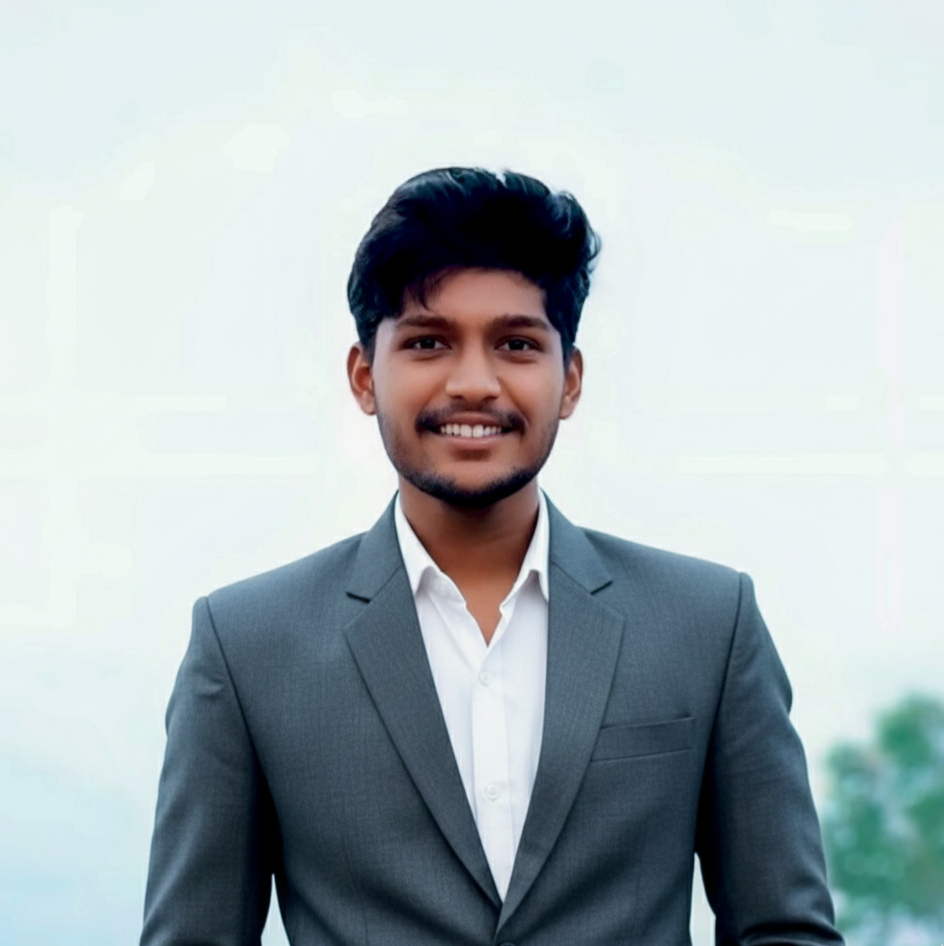
#> input picture photo.png, 944 x 946 px
$ python build_banner.py
#> lines starting #> are read from the running program, lines starting #| are printed output that depends on the picture; after the words box and inside, x2 and y2 are one past the last pixel; in counts of white or black regions, pixels touching at a corner belong together
import os
import math
import numpy as np
from PIL import Image, ImageEnhance, ImageFilter, ImageOps, ImageDraw
from scipy.ndimage import binary_fill_holes, binary_closing
from scipy.optimize import linear_sum_assignment

# --- Configuration & Dimensions ---
SVG_W, SVG_H = 1180, 610
PORTRAIT_GRID_W, PORTRAIT_GRID_H = 300, 340

# Position portrait frame inside left panel:
X_OFFSET = 70
Y_OFFSET = 142
SCALE = 1.06

# Color Palettes
PALETTE = {
    'dark': {
        'bg': '#0A101F',
        'card_bg': '#111A2E',
        'card_border': '#1E293B',
        'portrait_dot': '#A78BFA',
        'chrome': '#22D3EE',
        'accent': '#10B981',
        'live_red': '#EF4444',
        'text_header': '#F8FAFC',
        'text_label': '#94A3B8',
        'text_value': '#E2E8F0',
        'dotted_leader': '#334155',
        'pill_bg': 'rgba(34, 211, 238, 0.12)',
        'pill_border': 'rgba(34, 211, 238, 0.4)',
        'pill_text': '#22D3EE',
        'mail_bg': 'rgba(34, 211, 238, 0.10)',
        'mail_border': 'rgba(34, 211, 238, 0.45)',
        'mail_text': '#22D3EE'
    },
    'light': {
        'bg': '#F8FAFC',
        'card_bg': '#FFFFFF',
        'card_border': '#E2E8F0',
        'portrait_dot': '#7C3AED',
        'chrome': '#0891B2',
        'accent': '#10B981',
        'live_red': '#EF4444',
        'text_header': '#0F172A',
        'text_label': '#64748B',
        'text_value': '#1E293B',
        'dotted_leader': '#CBD5E1',
        'pill_bg': 'rgba(8, 145, 178, 0.1)',
        'pill_border': 'rgba(8, 145, 178, 0.3)',
        'pill_text': '#0891B2',
        'mail_bg': 'rgba(8, 145, 178, 0.08)',
        'mail_border': 'rgba(8, 145, 178, 0.35)',
        'mail_text': '#0891B2'
    }
}

# --- 1. Image Processing & Dithering ---
def process_portrait(mode='dark'):
#> called with mode = 'dark'
    img = Image.open('photo.png').convert('RGB')
    img_resized = img.resize((PORTRAIT_GRID_W, PORTRAIT_GRID_H), Image.Resampling.LANCZOS)
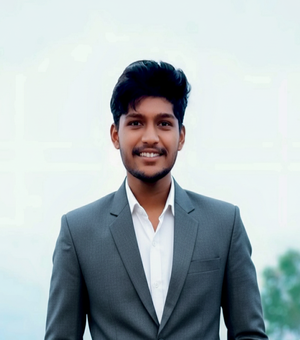
#> img_resized: PIL image 300x340 RGB; mean R, G, B 171.9, 183, 186
    img_np = np.array(img_resized)

    bg_sample = np.mean(img_np[:25, :25, :3], axis=(0,1))
#> bg_sample = [228, 240.1, 240.8]
    dist = np.linalg.norm(img_np[:, :, :3].astype(float) - bg_sample, axis=2)

    mask = dist > 30.0
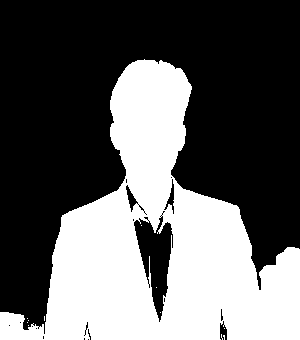
#> mask: shape (340, 300) bool; 38.1% white; 12 white regions (11 under 20 px), largest, box (x1, y1, x2, y2) and area: (0, 59, 300, 340) 38869

    # Clip out background bushes in bottom corners
    Y, X = np.ogrid[:PORTRAIT_GRID_H, :PORTRAIT_GRID_W]
    bush_left = (Y > 240) & (X < 50)
    bush_right = (Y > 230) & (X > 250)
    mask[bush_left] = False
    mask[bush_right] = False
#> mask: shape (340, 300) bool; 33.2% white; 7 white regions (6 under 20 px), largest, box (x1, y1, x2, y2) and area: (50, 59, 251, 340) 33821

    mask = binary_closing(mask, structure=np.ones((5,5)))
#> mask: shape (340, 300) bool; 33.2% white; 1 white region, box (x1, y1, x2, y2) and area: (50, 59, 251, 338) 33909
    mask = binary_fill_holes(mask)
#> mask: shape (340, 300) bool; 35.2% white; 1 white region, box (x1, y1, x2, y2) and area: (50, 59, 251, 338) 35940

    gray = img_resized.convert('L')
    gray = ImageEnhance.Contrast(gray).enhance(1.3)
    gray = ImageOps.autocontrast(gray, cutoff=1)
    gray = gray.filter(ImageFilter.UnsharpMask(radius=3, percent=140))

    gray_arr = np.array(gray, dtype=float)

    dither = gray_arr.copy()
    out_bits = np.zeros_like(dither, dtype=int)

    for y in range(PORTRAIT_GRID_H):
        if y % 2 == 0:
            for x in range(PORTRAIT_GRID_W):
                old_val = dither[y, x]
                new_val = 255 if old_val > 128 else 0
                out_bits[y, x] = new_val
                err = old_val - new_val
                if x + 1 < PORTRAIT_GRID_W:
                    dither[y, x + 1] += err * 7 / 16.0
                if y + 1 < PORTRAIT_GRID_H:
                    if x - 1 >= 0:
                        dither[y + 1, x - 1] += err * 3 / 16.0
                    dither[y + 1, x] += err * 5 / 16.0
                    if x + 1 < PORTRAIT_GRID_W:
                        dither[y + 1, x + 1] += err * 1 / 16.0
        else:
            for x in range(PORTRAIT_GRID_W - 1, -1, -1):
                old_val = dither[y, x]
                new_val = 255 if old_val > 128 else 0
                out_bits[y, x] = new_val
                err = old_val - new_val
                if x - 1 >= 0:
                    dither[y, x - 1] += err * 7 / 16.0
                if y + 1 < PORTRAIT_GRID_H:
                    if x + 1 < PORTRAIT_GRID_W:
                        dither[y + 1, x + 1] += err * 3 / 16.0
                    dither[y + 1, x] += err * 5 / 16.0
                    if x - 1 >= 0:
                        dither[y + 1, x - 1] += err * 1 / 16.0
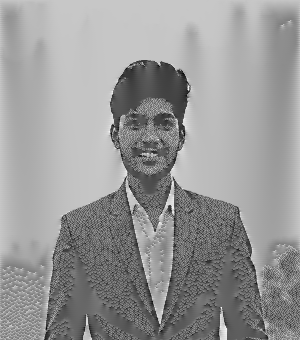
#> dither: shape (340, 300) float64; min -91.6, max 352, mean 172.4; drawn with min black and max white
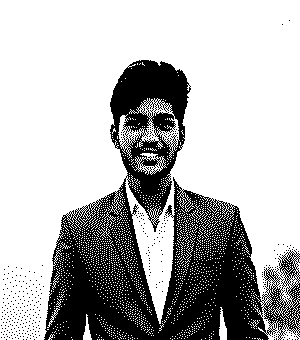
#> out_bits: shape (340, 300) int64; 70.5% white; 350 black regions (349 under 20 px), largest, box (x1, y1, x2, y2) and area: (44, 60, 300, 340) 29716

    if mode == 'dark':
        dot_mask = (out_bits == 255) & mask
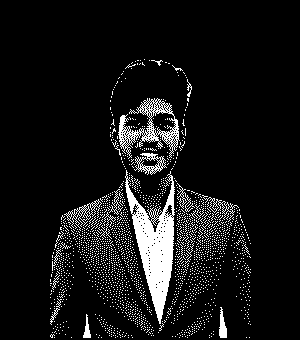
#> dot_mask: shape (340, 300) bool; 8.5% white; 2075 white regions (2057 under 20 px), largest, box (x1, y1, x2, y2) and area: (125, 170, 175, 324) 3153, (118, 98, 180, 159) 1136, (134, 153, 167, 175) 269
    else:
        dot_mask = (out_bits == 0) & mask

    ys, xs = np.where(dot_mask)
#> ys = 8719 values from 59 to 337; xs = 8719 values, max 250 at index 5211, min 50 at index 7130, mean 150
    dots = np.column_stack([xs, ys])
#> dots = 8719 pairs, first value 50 to 250, second value 59 to 337
    return dots

# --- 2. Logo Point Clouds & Optimal Transport Chain ---
def generate_logos(num_points=900):
    def make_logo(logo_type):
        img = Image.new('L', (PORTRAIT_GRID_W, PORTRAIT_GRID_H), 0)
        draw = ImageDraw.Draw(img)
        cx, cy = PORTRAIT_GRID_W // 2, PORTRAIT_GRID_H // 2

        if logo_type == "flutter":
            p1 = [(cx - 20, cy - 90), (cx + 65, cy - 90), (cx - 15, cy - 10), (cx - 100, cy - 10)]
            draw.polygon(p1, fill=255)
            p2 = [(cx - 30, cy + 10), (cx + 55, cy + 10), (cx - 25, cy + 90), (cx - 110, cy + 90)]
            draw.polygon(p2, fill=255)
        elif logo_type == "code":
            draw.line([(cx - 30, cy - 65), (cx - 95, cy), (cx - 30, cy + 65)], fill=255, width=24)
            draw.line([(cx + 25, cy - 75), (cx - 25, cy + 75)], fill=255, width=22)
            draw.line([(cx + 30, cy - 65), (cx + 95, cy), (cx + 30, cy + 65)], fill=255, width=24)
        elif logo_type == "vercel":
            pts = [(cx, cy - 95), (cx - 105, cy + 85), (cx + 105, cy + 85)]
            draw.polygon(pts, fill=255)

        arr = np.array(img)
        ys, xs = np.where(arr > 128)
        idx = np.random.choice(len(xs), size=num_points, replace=(len(xs) < num_points))
        return np.column_stack([xs[idx], ys[idx]]).astype(float)

    p1_raw = make_logo("flutter")
    p2_raw = make_logo("code")
    p3_raw = make_logo("vercel")

    return p1_raw, p2_raw, p3_raw

# --- 3. Optimized Path Run Generator ---
def dots_to_stroke_runs(dots, x_offset, y_offset, scale):
    sorted_dots = sorted(dots, key=lambda p: (p[1], p[0]))
    runs = []
    if not sorted_dots:
        return ""

    curr_y = sorted_dots[0][1]
    curr_start_x = sorted_dots[0][0]
    curr_len = 1

    for i in range(1, len(sorted_dots)):
        x, y = sorted_dots[i]
        if y == curr_y and x == sorted_dots[i-1][0] + 1:
            curr_len += 1
        else:
            rx = round(x_offset + curr_start_x * scale, 1)
            ry = round(y_offset + curr_y * scale + scale / 2.0, 1)
            rw = round(curr_len * scale, 1)
            runs.append(f"M{rx},{ry}h{rw}")
            curr_y = y
            curr_start_x = x
            curr_len = 1

    rx = round(x_offset + curr_start_x * scale, 1)
    ry = round(y_offset + curr_y * scale + scale / 2.0, 1)
    rw = round(curr_len * scale, 1)
    runs.append(f"M{rx},{ry}h{rw}")
    return "".join(runs)

# --- 4. Generate Full Banner SVG ---
def generate_svg(mode='dark'):
    pal = PALETTE[mode]
    dots = process_portrait(mode)
    num_dots = len(dots)
#> num_dots = 8719

    # Intro Groups
    num_intro_groups = 60
    np.random.seed(42)
    shuffled_idx = np.random.permutation(num_dots)
#> shuffled_idx = 8719 values, max 8718 at index 802, min 0 at index 933, mean 4359
    intro_groups_idx = np.array_split(shuffled_idx, num_intro_groups)
#> intro_groups_idx = 60 items
    intro_groups_dots = [[dots[i] for i in grp] for grp in intro_groups_idx]
#> intro_groups_dots = 60 items

    # Drift Bands
    num_bands = 94
    noise = np.random.normal(0, 4.0, size=num_dots)
#> noise = 8719 values, max 14.18 at index 4233, min -16.26 at index 8368, mean -0.0486
    noisy_y = dots[:, 1] + noise
#> noisy_y = 8719 values, max 348.6 at index 8711, min 51.63 at index 1, mean 225.1
    band_indices = np.argsort(noisy_y)
#> band_indices = 8719 values, max 8718 at index 8681, min 0 at index 12, mean 4359
    band_splits = np.array_split(band_indices, num_bands)
#> band_splits = 94 items
    bands_dots = [[dots[i] for i in grp] for grp in band_splits]
#> bands_dots = 94 items

    # Sample 900 photo points for direct particle morphing chain
    photo_sample_idx = np.random.choice(num_dots, size=900, replace=False)
#> photo_sample_idx = 900 values, max 8714 at index 169, min 6 at index 538, mean 4409.7
    p_photo = dots[photo_sample_idx].astype(float)
#> p_photo = 900 pairs, first value 50 to 249, second value 60 to 337

    p1_raw, p2_raw, p3_raw = generate_logos(900)
#> in make_logo, `ys, xs = np.where(arr > 128)`: ys = 13932 values from 80 to 260; xs = 13932 values, max 215 at index 85, min 40 at index 13846, mean 127.5
#> in make_logo, `idx = np.random.choice(len(xs), size=num_points, replace=(len(xs) < nu..`: idx = 900 values, max 13928 at index 544, min 4 at index 483, mean 7035
#> in generate_logos, `p1_raw = make_logo("flutter")`: p1_raw = 900 pairs, first value 41 to 207, second value 80 to 260
#> in generate_logos, `p2_raw = make_logo("code")`: p2_raw = 900 pairs, first value 47 to 252, second value 94 to 246
#> call 3 of make_logo, with logo_type = 'vercel'
#> in make_logo (call 3), `arr = np.array(img)`:
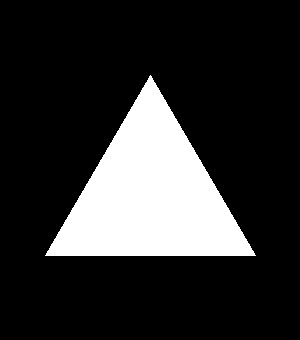
#> arr: shape (340, 300); 18.8% white; 1 white region, box (x1, y1, x2, y2) and area: (45, 75, 256, 256) 19171
#> in make_logo (call 3), `ys, xs = np.where(arr > 128)`: ys = 19171 values from 75 to 255; xs = 19171 values, max 255 at index 19170, min 45 at index 18960, mean 150
#> in make_logo (call 3), `idx = np.random.choice(len(xs), size=num_points, replace=(len(xs) < nu..`: idx = 900 values, max 19128 at index 173, min 44 at index 527, mean 9707.4
#> in generate_logos, `p3_raw = make_logo("vercel")`: p3_raw = 900 pairs, first value 47 to 247, second value 83 to 255

    # Match p_photo -> p1
    cost0 = np.linalg.norm(p_photo[:, None, :] - p1_raw[None, :, :], axis=2)
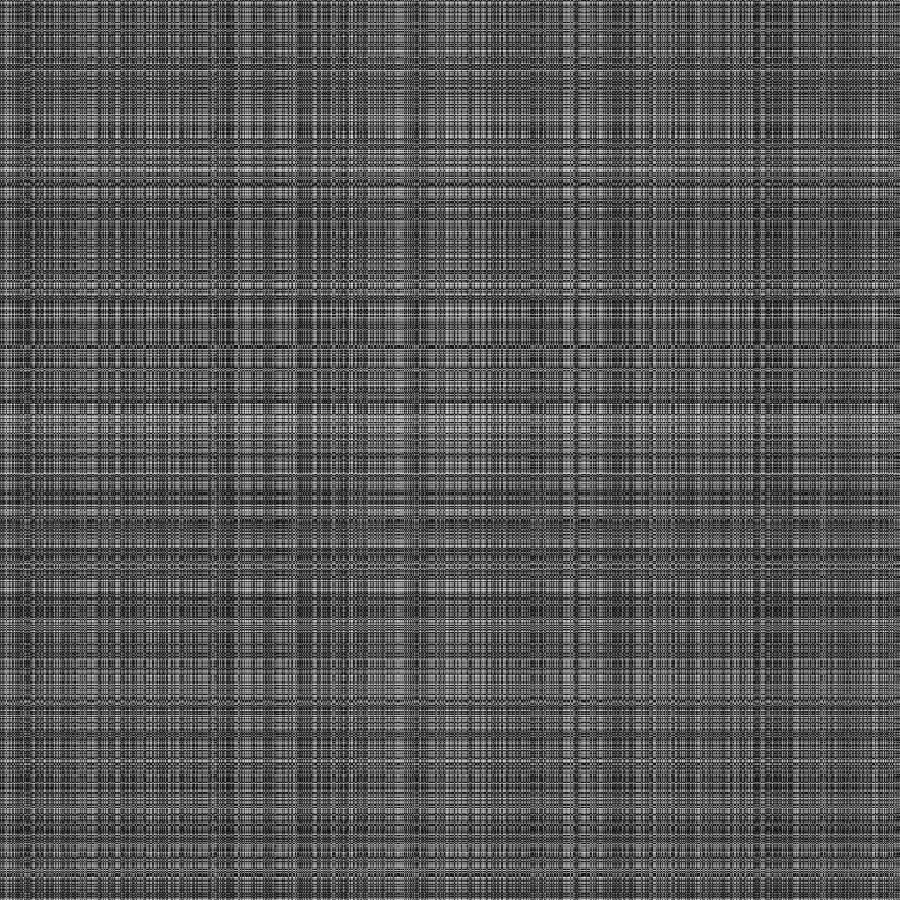
#> cost0: shape (900, 900) float64; min 0, max 295.3, mean 101.4; drawn with min black and max white
    _, c0 = linear_sum_assignment(cost0)
#> c0 = 900 values, max 899 at index 330, min 0 at index 864, mean 449.5
    p1 = p1_raw[c0]
#> p1 has the same summary as p1_raw in generate_logos
#> (the rest of the program and of its run is left out)
